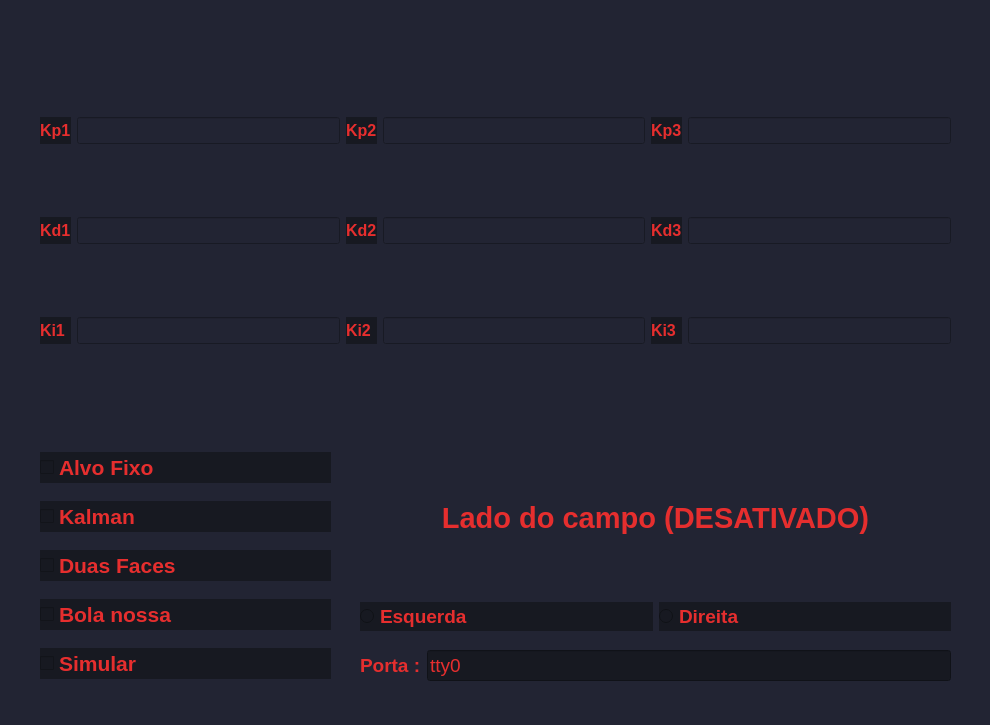
<?xml version="1.0" encoding="UTF-8"?>
<ui version="4.0">
 <class>MainWindow</class>
 <widget class="QMainWindow" name="MainWindow">
  <property name="geometry">
   <rect>
    <x>0</x>
    <y>0</y>
    <width>990</width>
    <height>725</height>
   </rect>
  </property>
  <property name="minimumSize">
   <size>
    <width>990</width>
    <height>725</height>
   </size>
  </property>
  <property name="maximumSize">
   <size>
    <width>990</width>
    <height>725</height>
   </size>
  </property>
  <property name="windowTitle">
   <string>Controle</string>
  </property>
  <property name="styleSheet">
   <string notr="true">background-color: #222433;</string>
  </property>
  <widget class="QWidget" name="centralwidget">
   <widget class="QWidget" name="layoutWidget">
    <property name="geometry">
     <rect>
      <x>40</x>
      <y>50</y>
      <width>911</width>
      <height>361</height>
     </rect>
    </property>
    <property name="font">
     <font>
      <pointsize>12</pointsize>
      <weight>75</weight>
      <bold>true</bold>
     </font>
    </property>
    <layout class="QGridLayout" name="gridLayout">
     <item row="1" column="5">
      <widget class="QLineEdit" name="lineKd2">
       <property name="font">
        <font>
         <pointsize>12</pointsize>
         <weight>75</weight>
         <bold>true</bold>
        </font>
       </property>
      </widget>
     </item>
     <item row="2" column="4">
      <widget class="QLabel" name="label_11">
       <property name="font">
        <font>
         <pointsize>12</pointsize>
         <weight>75</weight>
         <bold>true</bold>
        </font>
       </property>
       <property name="styleSheet">
        <string notr="true">background-color: rgb(23, 25, 33);
color: #E62E2E;</string>
       </property>
       <property name="text">
        <string>Ki2</string>
       </property>
      </widget>
     </item>
     <item row="0" column="1">
      <widget class="QLineEdit" name="lineKp1">
       <property name="font">
        <font>
         <pointsize>12</pointsize>
         <weight>75</weight>
         <bold>true</bold>
        </font>
       </property>
      </widget>
     </item>
     <item row="2" column="1">
      <widget class="QLineEdit" name="lineKi1">
       <property name="font">
        <font>
         <pointsize>12</pointsize>
         <weight>75</weight>
         <bold>true</bold>
        </font>
       </property>
      </widget>
     </item>
     <item row="2" column="6">
      <widget class="QLabel" name="label_12">
       <property name="font">
        <font>
         <pointsize>12</pointsize>
         <weight>75</weight>
         <bold>true</bold>
        </font>
       </property>
       <property name="styleSheet">
        <string notr="true">background-color: rgb(23, 25, 33);
color: #E62E2E;</string>
       </property>
       <property name="text">
        <string>Ki3</string>
       </property>
      </widget>
     </item>
     <item row="1" column="1">
      <widget class="QLineEdit" name="lineKd1">
       <property name="font">
        <font>
         <pointsize>12</pointsize>
         <weight>75</weight>
         <bold>true</bold>
        </font>
       </property>
      </widget>
     </item>
     <item row="1" column="0">
      <widget class="QLabel" name="label_7">
       <property name="font">
        <font>
         <pointsize>12</pointsize>
         <weight>75</weight>
         <bold>true</bold>
        </font>
       </property>
       <property name="styleSheet">
        <string notr="true">background-color: rgb(23, 25, 33);
color: #E62E2E;</string>
       </property>
       <property name="text">
        <string>Kd1</string>
       </property>
      </widget>
     </item>
     <item row="2" column="0">
      <widget class="QLabel" name="label_10">
       <property name="font">
        <font>
         <pointsize>12</pointsize>
         <weight>75</weight>
         <bold>true</bold>
        </font>
       </property>
       <property name="styleSheet">
        <string notr="true">background-color: rgb(23, 25, 33);
color: #E62E2E;</string>
       </property>
       <property name="text">
        <string>Ki1</string>
       </property>
      </widget>
     </item>
     <item row="0" column="6">
      <widget class="QLabel" name="label_6">
       <property name="font">
        <font>
         <pointsize>12</pointsize>
         <weight>75</weight>
         <bold>true</bold>
        </font>
       </property>
       <property name="styleSheet">
        <string notr="true">background-color: rgb(23, 25, 33);
color: #E62E2E;</string>
       </property>
       <property name="text">
        <string>Kp3</string>
       </property>
      </widget>
     </item>
     <item row="0" column="0">
      <widget class="QLabel" name="label_4">
       <property name="font">
        <font>
         <pointsize>12</pointsize>
         <weight>75</weight>
         <bold>true</bold>
        </font>
       </property>
       <property name="styleSheet">
        <string notr="true">background-color: rgb(23, 25, 33);
color: #E62E2E;</string>
       </property>
       <property name="text">
        <string>Kp1</string>
       </property>
      </widget>
     </item>
     <item row="0" column="4">
      <widget class="QLabel" name="label_5">
       <property name="font">
        <font>
         <pointsize>12</pointsize>
         <weight>75</weight>
         <bold>true</bold>
        </font>
       </property>
       <property name="styleSheet">
        <string notr="true">background-color: rgb(23, 25, 33);
color: #E62E2E;</string>
       </property>
       <property name="text">
        <string>Kp2</string>
       </property>
      </widget>
     </item>
     <item row="1" column="4">
      <widget class="QLabel" name="label_8">
       <property name="font">
        <font>
         <pointsize>12</pointsize>
         <weight>75</weight>
         <bold>true</bold>
        </font>
       </property>
       <property name="styleSheet">
        <string notr="true">background-color: rgb(23, 25, 33);
color: #E62E2E;</string>
       </property>
       <property name="text">
        <string>Kd2</string>
       </property>
      </widget>
     </item>
     <item row="0" column="5">
      <widget class="QLineEdit" name="lineKp2">
       <property name="font">
        <font>
         <pointsize>12</pointsize>
         <weight>75</weight>
         <bold>true</bold>
        </font>
       </property>
      </widget>
     </item>
     <item row="1" column="6">
      <widget class="QLabel" name="label_9">
       <property name="font">
        <font>
         <pointsize>12</pointsize>
         <weight>75</weight>
         <bold>true</bold>
        </font>
       </property>
       <property name="styleSheet">
        <string notr="true">background-color: rgb(23, 25, 33);
color: #E62E2E;</string>
       </property>
       <property name="text">
        <string>Kd3</string>
       </property>
      </widget>
     </item>
     <item row="2" column="5">
      <widget class="QLineEdit" name="lineKi2">
       <property name="font">
        <font>
         <pointsize>12</pointsize>
         <weight>75</weight>
         <bold>true</bold>
        </font>
       </property>
      </widget>
     </item>
     <item row="0" column="7">
      <widget class="QLineEdit" name="lineKp3">
       <property name="font">
        <font>
         <pointsize>12</pointsize>
         <weight>75</weight>
         <bold>true</bold>
        </font>
       </property>
      </widget>
     </item>
     <item row="1" column="7">
      <widget class="QLineEdit" name="lineKd3">
       <property name="font">
        <font>
         <pointsize>12</pointsize>
         <weight>75</weight>
         <bold>true</bold>
        </font>
       </property>
      </widget>
     </item>
     <item row="2" column="7">
      <widget class="QLineEdit" name="lineKi3">
       <property name="font">
        <font>
         <pointsize>12</pointsize>
         <weight>75</weight>
         <bold>true</bold>
        </font>
       </property>
      </widget>
     </item>
    </layout>
   </widget>
   <widget class="QWidget" name="verticalLayoutWidget">
    <property name="geometry">
     <rect>
      <x>40</x>
      <y>440</y>
      <width>291</width>
      <height>251</height>
     </rect>
    </property>
    <layout class="QVBoxLayout" name="verticalLayout">
     <item>
      <widget class="QCheckBox" name="alvoFixo">
       <property name="font">
        <font>
         <pointsize>16</pointsize>
         <weight>75</weight>
         <bold>true</bold>
        </font>
       </property>
       <property name="styleSheet">
        <string notr="true">
background-color: rgb(23, 25, 33);
color: #E62E2E;</string>
       </property>
       <property name="text">
        <string>Alvo Fixo</string>
       </property>
      </widget>
     </item>
     <item>
      <widget class="QCheckBox" name="kalman">
       <property name="font">
        <font>
         <pointsize>16</pointsize>
         <weight>75</weight>
         <bold>true</bold>
        </font>
       </property>
       <property name="styleSheet">
        <string notr="true">background-color: rgb(23, 25, 33);
color: #E62E2E;</string>
       </property>
       <property name="text">
        <string>Kalman</string>
       </property>
      </widget>
     </item>
     <item>
      <widget class="QCheckBox" name="duasFaces">
       <property name="font">
        <font>
         <pointsize>16</pointsize>
         <weight>75</weight>
         <bold>true</bold>
        </font>
       </property>
       <property name="styleSheet">
        <string notr="true">background-color: rgb(23, 25, 33);
color: #E62E2E;</string>
       </property>
       <property name="text">
        <string>Duas Faces</string>
       </property>
      </widget>
     </item>
     <item>
      <widget class="QCheckBox" name="bolaNossa">
       <property name="font">
        <font>
         <pointsize>16</pointsize>
         <weight>75</weight>
         <bold>true</bold>
        </font>
       </property>
       <property name="styleSheet">
        <string notr="true">background-color: rgb(23, 25, 33);
color: #E62E2E;</string>
       </property>
       <property name="text">
        <string>Bola nossa</string>
       </property>
      </widget>
     </item>
     <item>
      <widget class="QCheckBox" name="simular">
       <property name="font">
        <font>
         <pointsize>16</pointsize>
         <weight>75</weight>
         <bold>true</bold>
        </font>
       </property>
       <property name="styleSheet">
        <string notr="true">background-color: rgb(23, 25, 33);
color: #E62E2E;</string>
       </property>
       <property name="text">
        <string>Simular</string>
       </property>
      </widget>
     </item>
    </layout>
   </widget>
   <widget class="QWidget" name="horizontalLayoutWidget">
    <property name="geometry">
     <rect>
      <x>360</x>
      <y>640</y>
      <width>591</width>
      <height>51</height>
     </rect>
    </property>
    <layout class="QHBoxLayout" name="horizontalLayout">
     <item>
      <widget class="QLabel" name="label">
       <property name="font">
        <font>
         <pointsize>14</pointsize>
         <weight>75</weight>
         <bold>true</bold>
        </font>
       </property>
       <property name="text">
        <string>&lt;html&gt;&lt;head/&gt;&lt;body&gt;&lt;p&gt;&lt;span style=&quot; color:#e62e2e;&quot;&gt;Porta  :&lt;/span&gt;&lt;/p&gt;&lt;/body&gt;&lt;/html&gt;</string>
       </property>
      </widget>
     </item>
     <item>
      <widget class="QLineEdit" name="porta_value">
       <property name="font">
        <font>
         <pointsize>14</pointsize>
         <weight>50</weight>
         <bold>false</bold>
        </font>
       </property>
       <property name="styleSheet">
        <string notr="true">background-color: rgb(23, 25, 33);
color: #E62E2E;</string>
       </property>
       <property name="text">
        <string>tty0</string>
       </property>
      </widget>
     </item>
    </layout>
   </widget>
   <widget class="QWidget" name="verticalLayoutWidget_2">
    <property name="geometry">
     <rect>
      <x>360</x>
      <y>440</y>
      <width>591</width>
      <height>191</height>
     </rect>
    </property>
    <layout class="QVBoxLayout" name="verticalLayout_2">
     <item>
      <widget class="QLabel" name="label_3">
       <property name="font">
        <font>
         <pointsize>22</pointsize>
         <weight>75</weight>
         <bold>true</bold>
        </font>
       </property>
       <property name="text">
        <string>&lt;html&gt;&lt;head/&gt;&lt;body&gt;&lt;p&gt;&lt;span style=&quot; color:#e62e2e;&quot;&gt;Lado do campo (DESATIVADO)&lt;/span&gt;&lt;/p&gt;&lt;/body&gt;&lt;/html&gt;</string>
       </property>
       <property name="alignment">
        <set>Qt::AlignCenter</set>
       </property>
      </widget>
     </item>
     <item>
      <layout class="QHBoxLayout" name="horizontalLayout_2">
       <item>
        <widget class="QRadioButton" name="esq_radio">
         <property name="font">
          <font>
           <pointsize>14</pointsize>
           <weight>75</weight>
           <bold>true</bold>
          </font>
         </property>
         <property name="styleSheet">
          <string notr="true">background-color: rgb(23, 25, 33);
color: #E62E2E;</string>
         </property>
         <property name="text">
          <string>Esquerda</string>
         </property>
        </widget>
       </item>
       <item>
        <widget class="QRadioButton" name="dir_radio">
         <property name="font">
          <font>
           <pointsize>14</pointsize>
           <weight>75</weight>
           <bold>true</bold>
          </font>
         </property>
         <property name="styleSheet">
          <string notr="true">background-color: rgb(23, 25, 33);
color: #E62E2E;</string>
         </property>
         <property name="text">
          <string>Direita</string>
         </property>
         <property name="iconSize">
          <size>
           <width>23</width>
           <height>23</height>
          </size>
         </property>
        </widget>
       </item>
      </layout>
     </item>
    </layout>
   </widget>
  </widget>
 </widget>
 <resources/>
 <connections/>
</ui>
